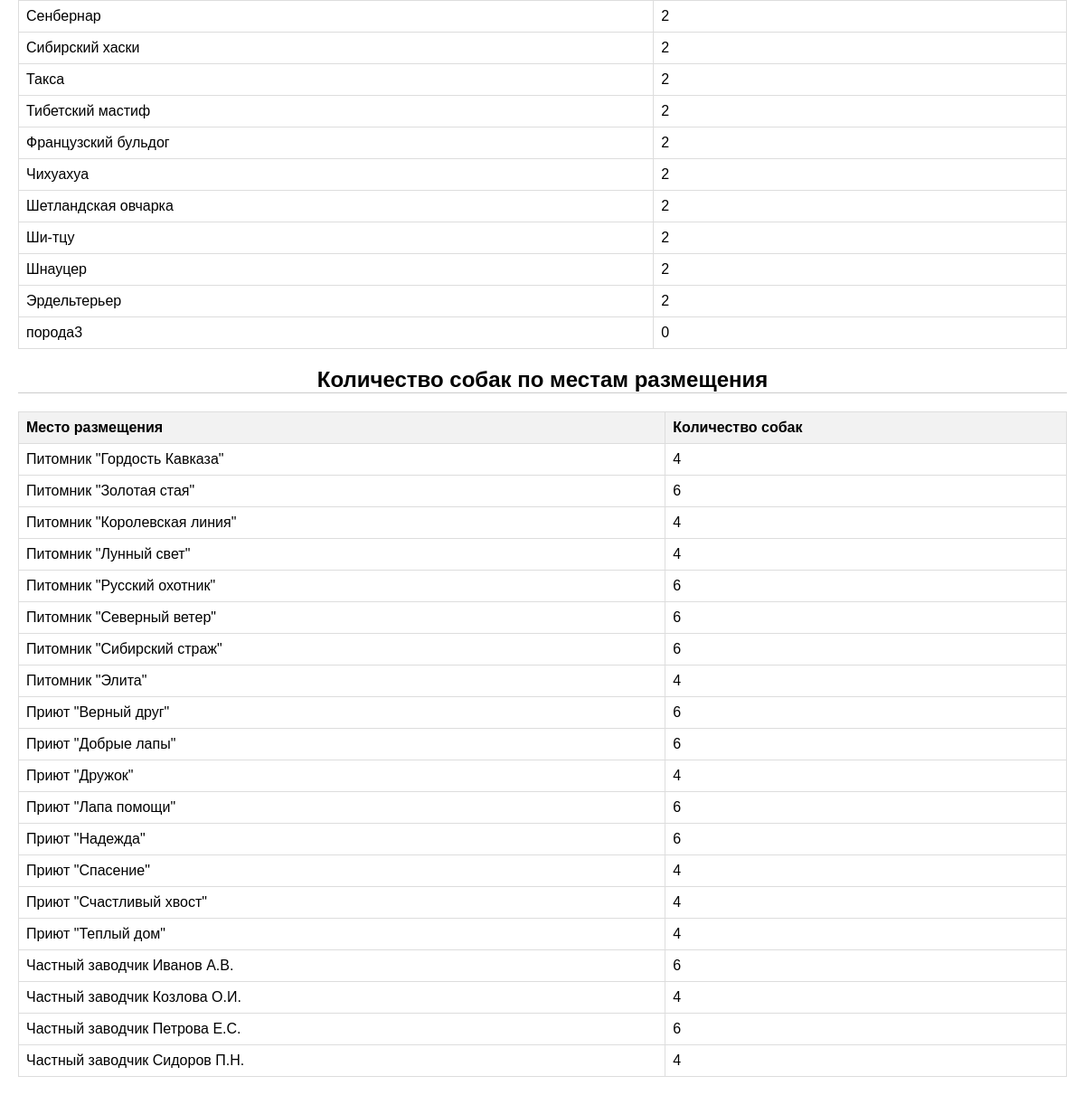
/stats (lower part), run on an earlier commit of the app's database.
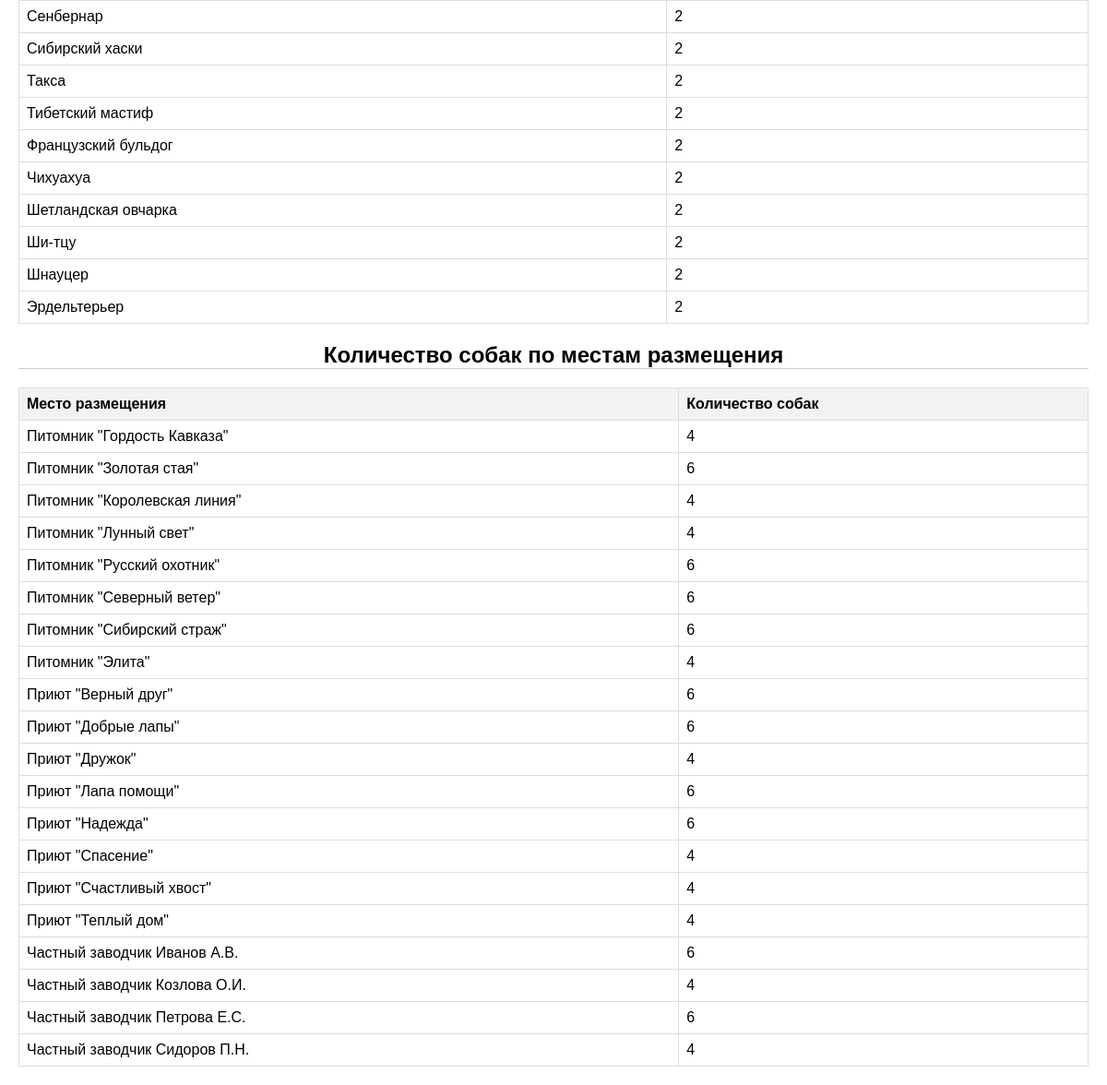
And on a later commit of the database.
### tables this page shows
CREATE TABLE breeds (
    id INTEGER PRIMARY KEY AUTOINCREMENT,
    breed_name VARCHAR(100) NOT NULL,
    breed_group VARCHAR(50),
    origin_country VARCHAR(50),
    average_lifes INTEGER,
    typical_use VARCHAR(100),
    common_health_issues VARCHAR(200),
    recommended_vaccinations VARCHAR(200),
    veterinary_care VARCHAR(50),
    average_weight_male FLOAT,
    average_weight_female FLOAT,
    trainability_level VARCHAR(50),
    recommended_training_age INTEGER,
    common_behavioral_issues VARCHAR(200),
    preferred_training_methods VARCHAR(200),
    typical_learning_period INTEGER
);

CREATE TABLE locations (
    id INTEGER PRIMARY KEY AUTOINCREMENT,
    location_name VARCHAR(100) NOT NULL,
    location_type VARCHAR(50),
    address VARCHAR(200),
    contact_info VARCHAR(100),
    price FLOAT,
    availability INTEGER,
    website VARCHAR(200)
);

### flask_app.py (the view)
@app.route('/stats')
def stats():
    with get_db_connection() as conn:
        by_breed = conn.execute("""
            SELECT b.breed_name, COALESCE(COUNT(d.id), 0) AS dog_count
            FROM breeds b
            LEFT JOIN dogs d ON d.breeds_id = b.id
            GROUP BY b.breed_name
            ORDER BY b.breed_name
        """).fetchall()
        by_location = conn.execute("""
            SELECT l.location_name, COALESCE(COUNT(d.id), 0) AS dog_count
            FROM locations l
            LEFT JOIN dogs d ON d.location_id = l.id
            GROUP BY l.location_name
            ORDER BY l.location_name
        """).fetchall()
    return render_template('stats.html', by_breed=by_breed, by_location=by_location)

### flask_app.py (called while the page is built)
def get_db_connection():
    conn = sqlite3.connect(DB_PATH, timeout=10)
    conn.row_factory = sqlite3.Row
    return conn

### templates/stats.html (shortened to what this page needs)
<!DOCTYPE html>
<html lang="ru">
<head>
    <link rel="stylesheet" href="{{ url_for('static', filename='style.css') }}">
</head>
<body>
    <table>
        {% for item in by_breed %}
        <tr><td>{{ item['breed_name'] }}</td><td>{{ item['dog_count'] }}</td></tr>
        {% endfor %}
    </table>
    <h2>Количество собак по местам размещения</h2>
    <table>
        <tr><th>Место размещения</th><th>Количество собак</th></tr>
        {% for item in by_location %}
        <tr><td>{{ item['location_name'] }}</td><td>{{ item['dog_count'] }}</td></tr>
        {% endfor %}
    </table>
</body>
</html>

What changed in the data, as far as the page shows it:
removed breeds: breed_name "порода3", dog_count "0"
